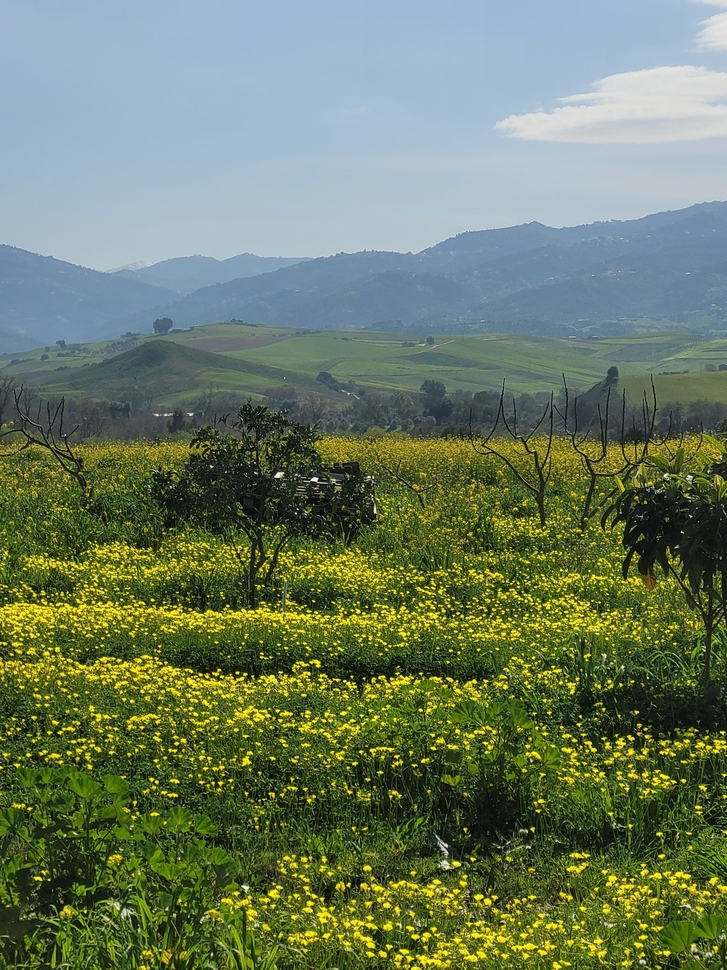
#> input picture images/image.jpg, 727 x 970 px, shrunk from 3024 x 4032 before the run
$ python tp.py
#> lines starting #> are read from the running program, lines starting #| are printed output that depends on the picture
import cv2
import matplotlib.pyplot as plt
import numpy as np
import tkinter as tk
from tkinter import colorchooser

# 1.1 Charger une image format JPG en utilisant OpenCV
image = cv2.imread("images/image.jpg")
#> image is the input picture: shape (970, 727, 3); mean B, G, R 94.4, 122.9, 107.3

if image is None:
    print("Erreur")
else:
    # 1.2 Afficher l'image originale avec Matplotlib
    image_rgb = cv2.cvtColor(image, cv2.COLOR_BGR2RGB) # Convertir l'image de BGR à RGB
    plt.imshow(image_rgb)
    plt.title("Image Originale")
    plt.axis("off")
    plt.show()

# 2.1 Convertir l'image en niveaux de gris
    # a. Avec la moyenne des canaux RGB
    gray_rgb = np.mean(image_rgb, axis=2).astype(np.uint8)
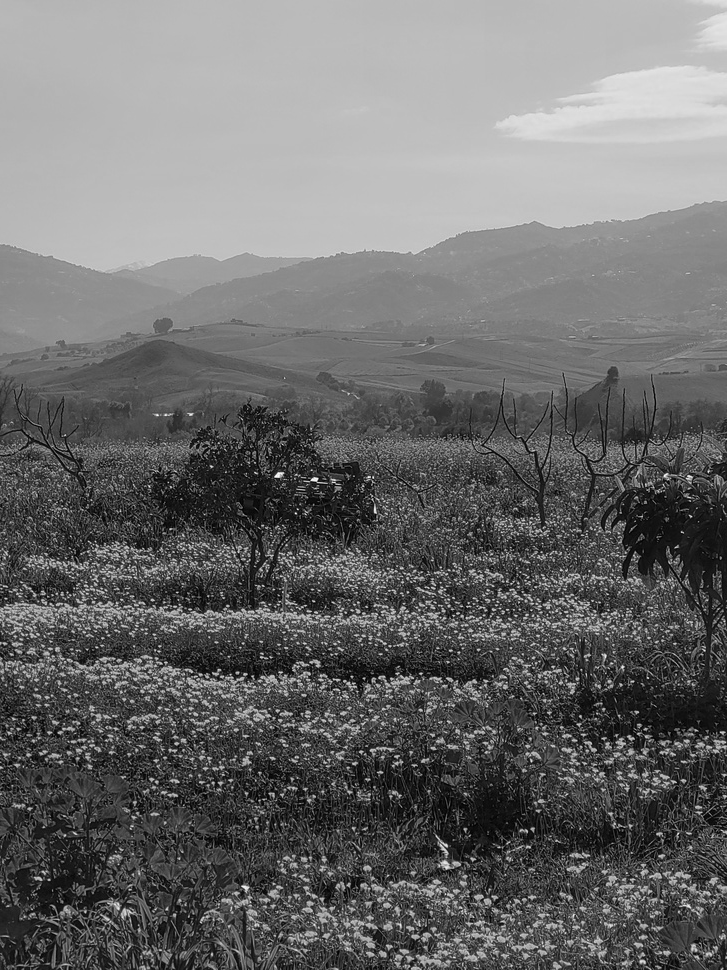
#> gray_rgb: shape (970, 727); min 0, max 253, mean 107.9

    # b. Avec la formule pondérée de la CEI
    gray_cei = (0.299 * image_rgb[:, :, 0] +
                 0.587 * image_rgb[:, :, 1] +
                 0.114 * image_rgb[:, :, 2]).astype(np.uint8)
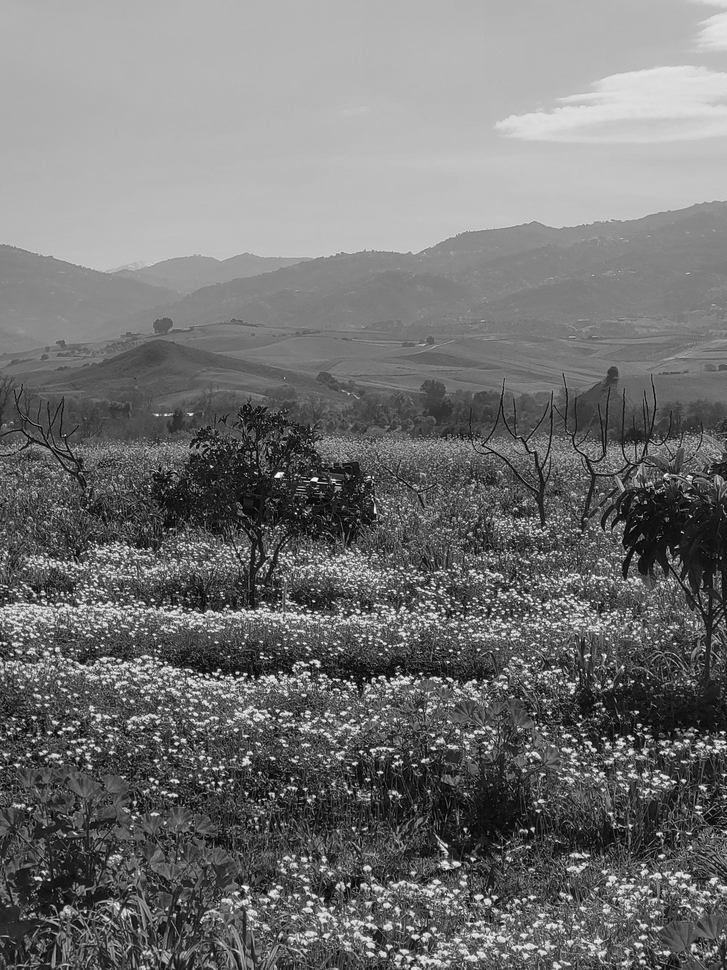
#> gray_cei: shape (970, 727); min 0, max 253, mean 114.5

# 2.2 Afficher les deux images
    # Afficher l'image en niveaux de gris moyenne
    plt.figure(figsize=(10, 5))
    plt.subplot(1, 2, 1)
    plt.imshow(gray_rgb, cmap="gray")
    plt.title("Conversion Moyenne RGB")
    plt.axis("off")

    # Afficher l'image en niveaux de gris pondérée
    plt.subplot(1, 2, 2)
    plt.imshow(gray_cei, cmap="gray")
    plt.title("Conversion Pondérée CEI ")
    plt.axis("off")

    plt.show()
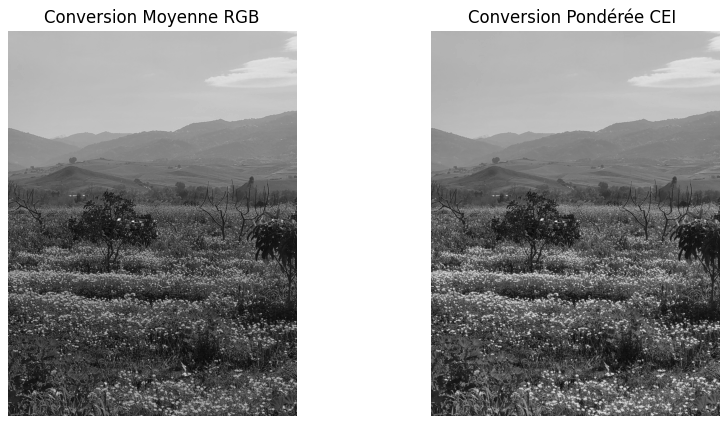
#> figure drawn by matplotlib, 2 panels

# 3.1 Inverser les couleurs de l'image (Négatif)

    image_inversée = np.zeros_like(image_rgb)  # initialiser une image vide

    for i in range(image_rgb.shape[0]):
        for j in range(image_rgb.shape[1]):
            image_inversée[i, j] = 255 - image_rgb[i, j]
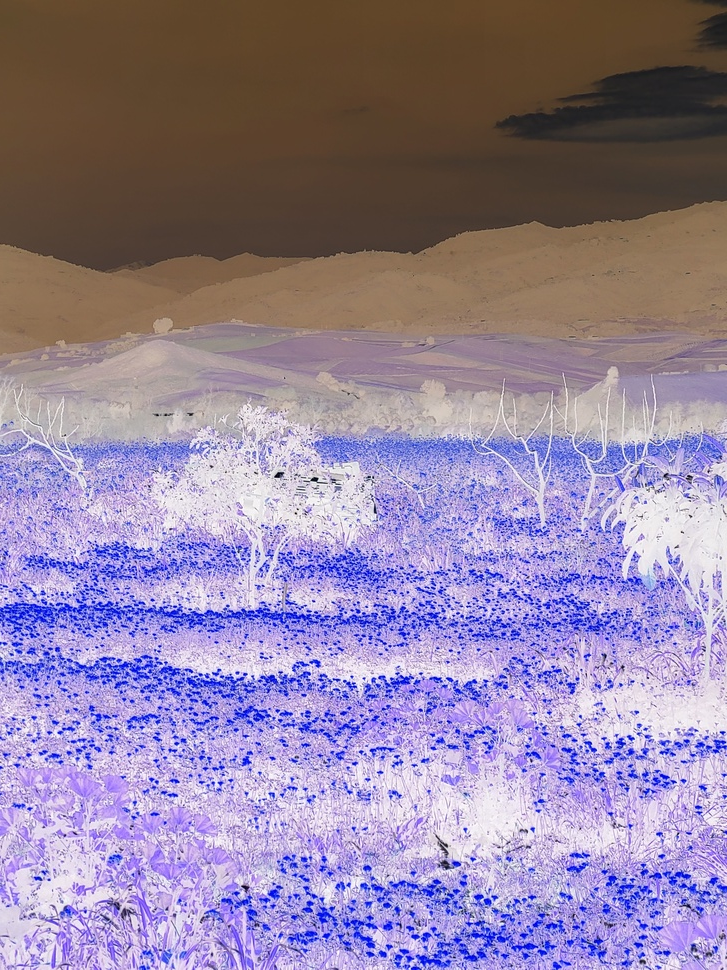
#> image_inversée: shape (970, 727, 3); mean R, G, B 147.7, 132.1, 160.6

# 3.2 Afficher l'image inversée
    plt.imshow(image_inversée)
    plt.title("Image Inversée (Négatif)")
    plt.axis("off")
    plt.show()

# 4.1 Modifier la luminosité
    # Définir une valeur constante pour ajuster la luminosité
    augmenter = 30
    deminuer = -30

    # Augmenter la luminosité
    image_augmentée = np.clip(image_rgb + augmenter, 0, 255).astype(np.uint8)
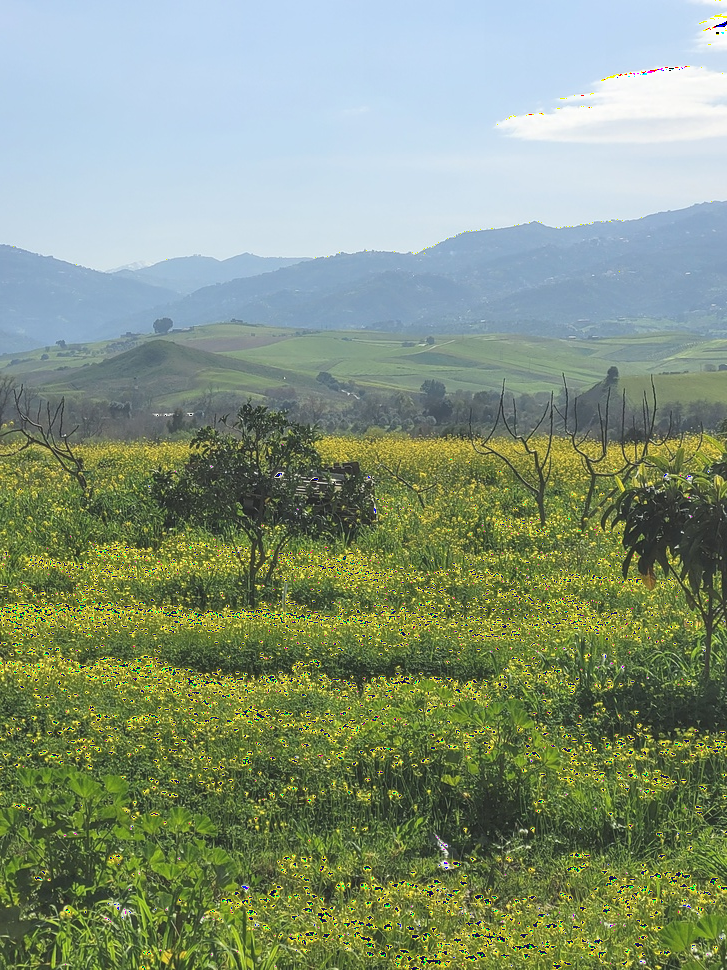
#> image_augmentée: shape (970, 727, 3); mean R, G, B 133.4, 149.5, 124.3

    # Diminuer la luminosité
    image_diminuée = np.clip(image_rgb.astype(np.int16) + deminuer, 0, 255).astype(np.uint8)
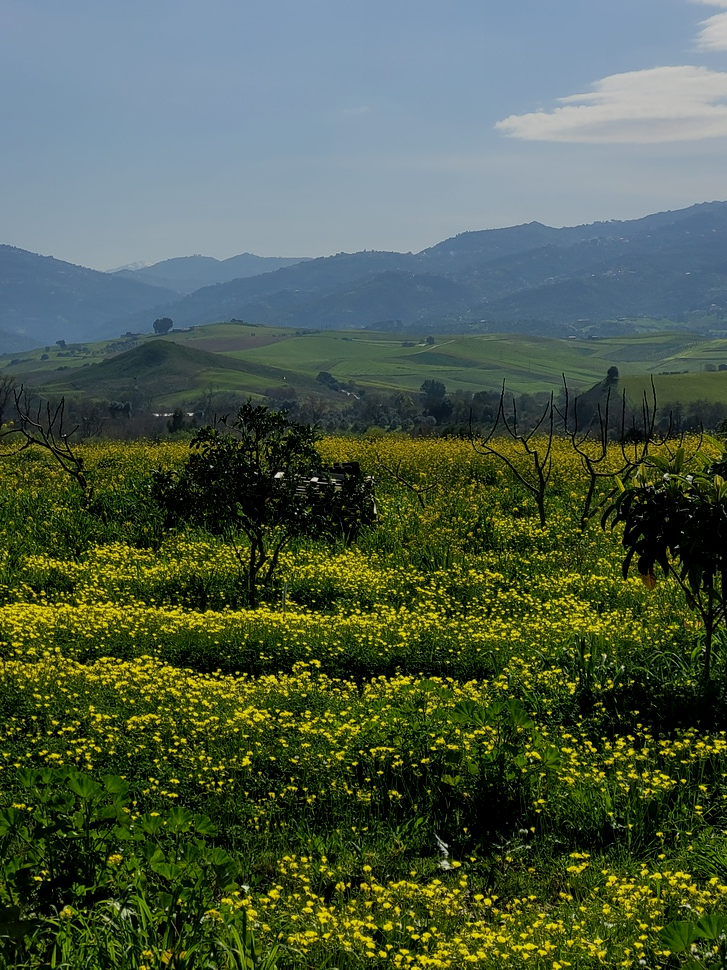
#> image_diminuée: shape (970, 727, 3); mean R, G, B 78.3, 93.2, 70.3

# 4.2 Afficher les images obtenues
    plt.figure(figsize=(10, 5))

    plt.subplot(1, 2, 1)
    plt.imshow(image_augmentée)
    plt.title("Luminosité Augmentée")
    plt.axis("off")

    plt.subplot(1, 2, 2)
    plt.imshow(image_diminuée)
    plt.title("Luminosité Diminuée")
    plt.axis("off")

    plt.show()

# 5.Interface graphique pour la gestion des couleurs

def choisir_couleur(num):
    couleur = colorchooser.askcolor(title="Choisissez une couleur")[1]
    if couleur:
        if num == 1:
            couleur1_entry.delete(0, tk.END)
            couleur1_entry.insert(0, couleur)
            couleur1_affiche.config(bg=couleur)
        elif num == 2:
            couleur2_entry.delete(0, tk.END)
            couleur2_entry.insert(0, couleur)
            couleur2_affiche.config(bg=couleur)

def additionner_couleurs():
    try:
        c1 = root.winfo_rgb(couleur1_entry.get())
        c2 = root.winfo_rgb(couleur2_entry.get())
        couleur_resultat = tuple(min((c1[i] + c2[i]) // 256, 255) for i in range(3))
        hex_resultat = "#{:02x}{:02x}{:02x}".format(*couleur_resultat)
        couleur_resultat_label.config(bg=hex_resultat)
    except:
        couleur_resultat_label.config(text="Erreur", bg="white")

#Interface principale
root = tk.Tk()
root.title("Sélecteur de Couleurs")

#Couleur 1
tk.Label(root, text="Couleur 1 :").grid(row=0, column=0, pady=5, sticky='e')
couleur1_entry = tk.Entry(root, width=10)
couleur1_entry.grid(row=0, column=1)
couleur1_affiche = tk.Label(root, width=5, bg="white", relief="solid")
couleur1_affiche.grid(row=0, column=2, padx=5)
tk.Button(root, text="Choisir", command=lambda: choisir_couleur(1)).grid(row=0, column=3)

#Couleur 2
tk.Label(root, text="Couleur 2 :").grid(row=1, column=0, pady=5, sticky='e')
couleur2_entry = tk.Entry(root, width=10)
couleur2_entry.grid(row=1, column=1)
couleur2_affiche = tk.Label(root, width=5, bg="white", relief="solid")
couleur2_affiche.grid(row=1, column=2, padx=5)
tk.Button(root, text="Choisir", command=lambda: choisir_couleur(2)).grid(row=1, column=3)

#Bouton additionner
tk.Button(root, text="Additionner", command=additionner_couleurs).grid(row=2, column=1, pady=10)

#Couleur resultat
couleur_resultat_label = tk.Label(root, text="", bg="white", width=20, height=2, relief="ridge")
couleur_resultat_label.grid(row=3, column=0, columnspan=4, pady=10)

root.mainloop()
